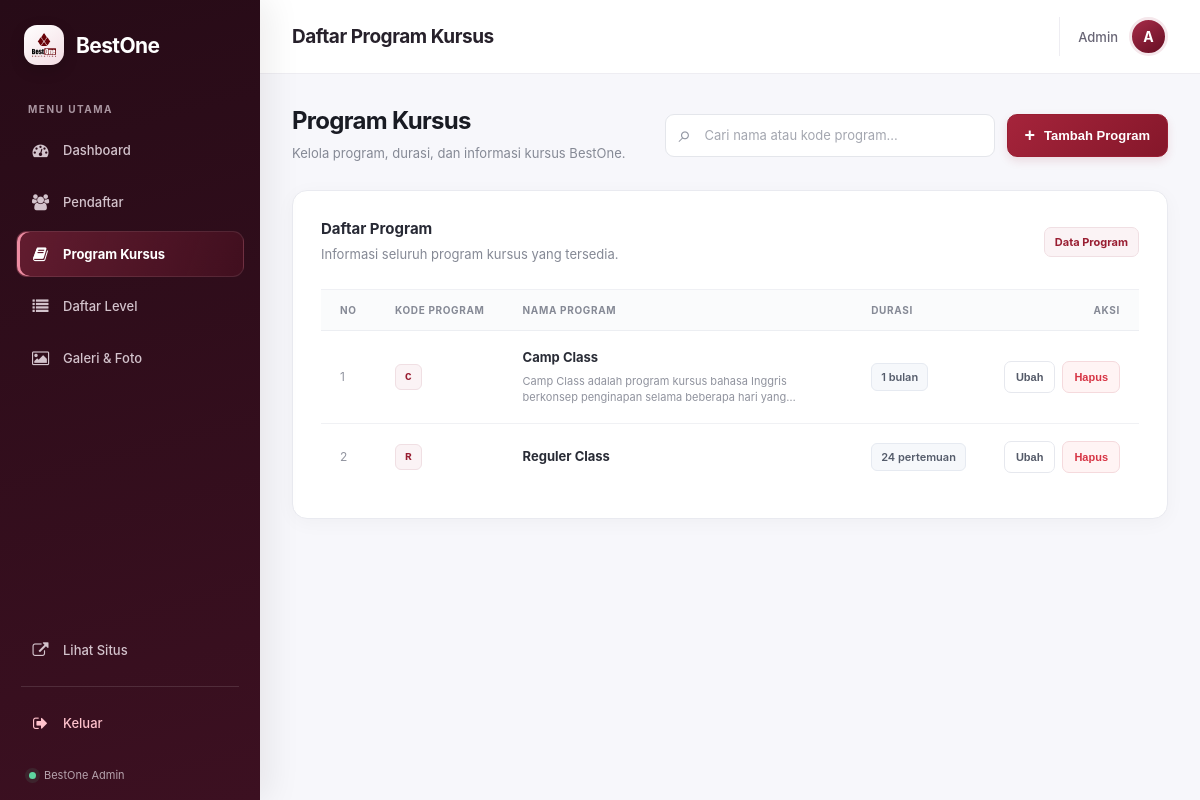
/admin/program (signed in), run on the app's committed database.
### models/database.py (models this page shows, shortened)
class ProgramKursus(db.Model):
    __tablename__ = 'program_kursus'
    id = db.Column(db.Integer, primary_key=True)
    kode = db.Column(db.String(5), unique=True, nullable=False)
    nama = db.Column(db.String(100), nullable=False)
    kategori = db.Column(db.String(100))
    deskripsi_singkat = db.Column(db.String(255))
    deskripsi = db.Column(db.Text)
    materi = db.Column(db.Text)
    keuntungan = db.Column(db.Text)
    jadwal = db.Column(db.String(200))
    metode = db.Column(db.String(100))
    syarat = db.Column(db.Text)
    durasi_nilai = db.Column(db.Integer)
    durasi_satuan = db.Column(db.String(30))
    dibuat_pada = db.Column(db.DateTime, default=db.func.now())

### routes/admin/program.py (the view)
@program_bp.route('/program')
def daftar_program():
    cek = cek_login()
    if cek: return cek
    daftar = ProgramKursus.query.order_by(ProgramKursus.nama).all()
    return render_template('admin/program_kursus.html',
        halaman='program',
        daftar=daftar
    )

### app.py (called while the page is built)
@app.before_request
def force_https():
    if request.headers.get("X-Forwarded-Proto") == "https":
        request.environ["wsgi.url_scheme"] = "https"

### routes/admin/program.py (called while the page is built)
def cek_login():
    if not session.get('admin_logged_in'):
        return redirect(url_for('login.login'))

### templates/admin/program_kursus.html (shortened to what this page needs)
{% extends "admin/base_admin.html" %}
{% block judul_halaman %}Daftar Program Kursus{% endblock %}
{% block isi %}
<link href="https://cdn.jsdelivr.net/npm/quill@2/dist/quill.snow.css" rel="stylesheet">
<div class="bar-atas">
  <div class="program-heading">
    <h2>Program Kursus</h2>
    <p>Kelola program, durasi, dan informasi kursus BestOne.</p>
  </div>
  <div class="program-toolbar">
    <div class="pencarian">
      <span class="ikon-cari">⌕</span>
      <input
        type="text"
        id="cariProgram"
        placeholder="Cari nama atau kode program..."
        class="form-input"
      >
    </div>
    <button type="button" class="btn-utama" id="btnBukaTambah">
      <span class="ikon-tambah">+</span>
      Tambah Program
    </button>
  </div>
</div>
<div class="kartu-biasa program-card">
  <div class="program-card-header">
    <div>
      <h3>Daftar Program</h3>
      <p>Informasi seluruh program kursus yang tersedia.</p>
    </div>
    <span class="label-program">Data Program</span>
  </div>
  <div class="tabel-wrapper">
    <table class="tabel-data" id="tabelProgram">
      <thead>
        <tr>
          <th class="kolom-no">No</th>
          <th>Kode Program</th>
          <th>Nama Program</th>
          <th>Durasi</th>
          <th class="kolom-aksi">Aksi</th>
        </tr>
      </thead>
      <tbody>
        {% for p in daftar %}
        <tr class="baris-program">
          <td class="nomor-baris">{{ loop.index }}</td>
          <td>
            <code class="kode-program">{{ p.kode }}</code>
          </td>
          <td>
            <div class="nama-program">
              <strong>{{ p.nama }}</strong>
              {% if p.deskripsi_singkat %}
                <span>{{ p.deskripsi_singkat }}</span>
              {% endif %}
            </div>
          </td>
          <td>
            {% if p.durasi_nilai and p.durasi_satuan %}
              <span class="durasi-program">
                {{ p.durasi_nilai }} {{ p.durasi_satuan }}
              </span>
            {% else %}
              <span class="durasi-kosong">Belum diatur</span>
            {% endif %}
          </td>
          <td>
            <div class="tombol-aksi">
              <button
                type="button"
                class="btn-sm btn-abu"
                data-id="{{ p.id }}"
                data-kode="{{ p.kode or '' }}"
                data-nama="{{ p.nama or '' }}"
                data-deskripsi_singkat="{{ p.deskripsi_singkat or '' }}"
                data-deskripsi="{{ p.deskripsi or '' }}"
                data-materi="{{ p.materi or '' }}"
                data-keuntungan="{{ p.keuntungan or '' }}"
                data-jadwal="{{ p.jadwal or '' }}"
                data-metode="{{ p.metode or '' }}"
                data-syarat="{{ p.syarat or '' }}"
                data-nilai="{{ p.durasi_nilai or '' }}"
                data-satuan="{{ p.durasi_satuan or '' }}"
                onclick="bukaModalEdit(this)">
                Ubah
              </button>
              <form
                method="POST"
                action="{{ url_for('admin_program.hapus', program_id=p.id) }}"
                class="form-hapus"
                onsubmit="return confirm('Yakin hapus program ini?')">
                <button type="submit" class="btn-sm btn-merah">
                  Hapus
                </button>
              </form>
            </div>
          </td>
        </tr>
        {% endfor %}
      </tbody>
    </table>
  </div>
</div>
{% endblock %}

### static/css/admin/base.css (style rules this page uses)
* { margin: 0; padding: 0; box-sizing: border-box; }
body { font-family: system-ui, -apple-system, sans-serif; background: #f4f6f9; color: #1f2937; min-height: 100vh; }
:root { --admin-primary: #8e1932; --admin-primary-dark: #650e22; --admin-sidebar: #270b17; --admin-sidebar-bottom: #3c1021; --admin-text: #20202b; --admin-muted: #8b8b9b; --admin-border: #eeedf2; --admin-bg: #f7f7fb; --admin-radius: 14px; }
body { background: var(--admin-bg); color: var(--admin-text); font-family: Inter, system-ui, -apple-system, sans-serif; }
.kartu-biasa { background: white; padding: 28px; border-radius: 14px; box-shadow: 0 2px 6px rgba(0,0,0,0.04); margin-bottom: 24px; }
.tabel-wrapper { overflow-x: auto; margin-top: 16px; }
.tabel-data { width: 100%; border-collapse: collapse; }
.tabel-data th, .tabel-data td { padding: 14px 12px; text-align: left; border-bottom: 1px solid #f0f0f0; font-size: 14px; }
.tabel-data th { background: #f9fafb; font-weight: 600; color: #374151; }

### data on the page
ProgramKursus: kode "C", nama "Camp Class", deskripsi_singkat "Camp Class adalah program kursus bahasa Inggris berkonsep penginapan selama beberapa hari…", durasi_nilai "1", durasi_satuan "bulan"
ProgramKursus: kode "R", nama "Reguler Class", durasi_nilai "24", durasi_satuan "pertemuan"
